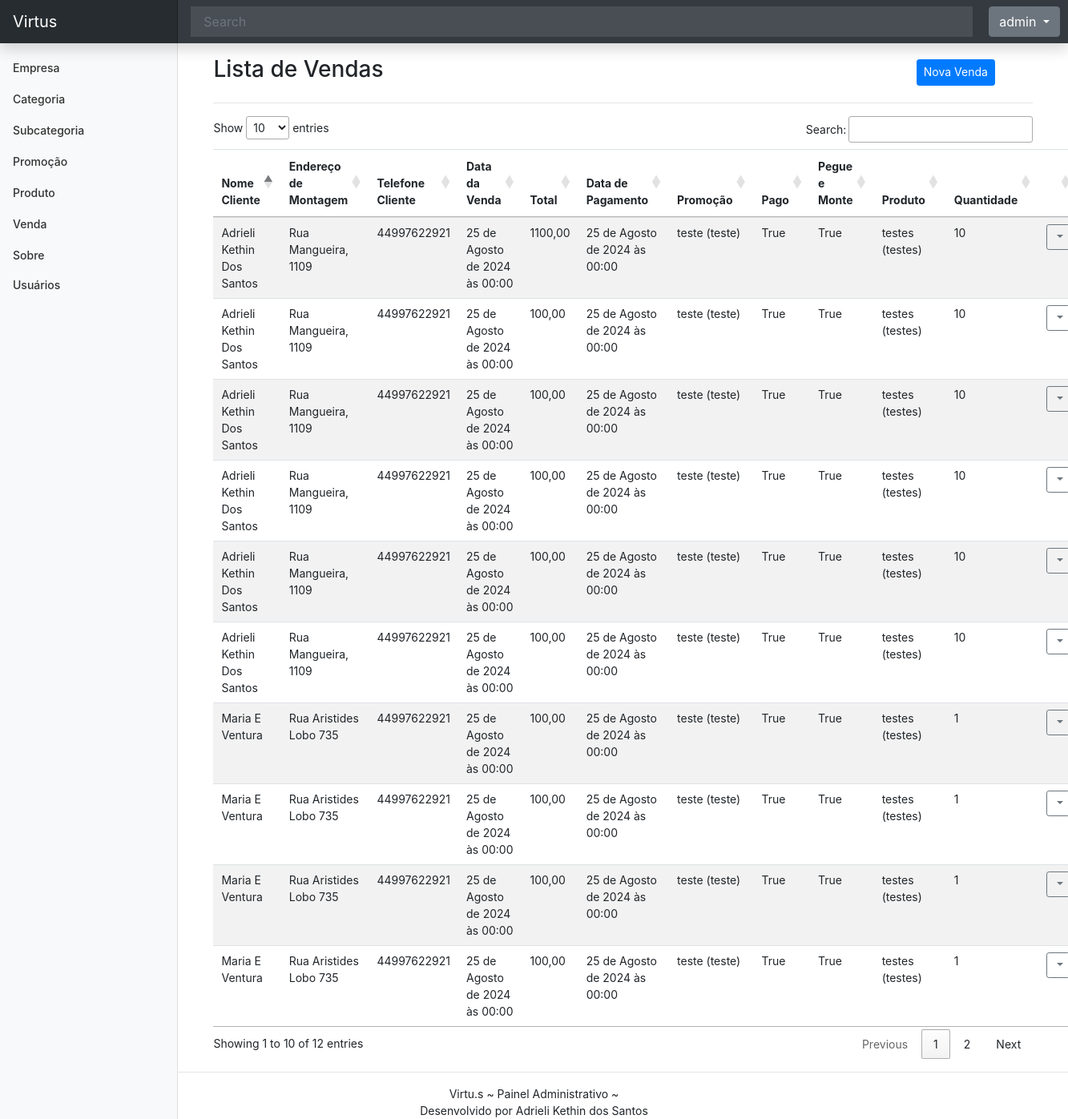
Screenshot of /listar/venda/ (signed in) with the database file from the repository.
### cadastros/models.py (models this page shows, shortened)
class Venda(models.Model):
    data_inclusao = models.DateTimeField(
        auto_now_add=True, verbose_name="data inclusão")
    data_alteracao = models.DateTimeField(
        auto_now=True, verbose_name="data alteração")
    data_exclusao = models.DateTimeField(
        verbose_name="data exclusão", null=True)
    ativo = models.BooleanField
    nome_cliente = models.CharField(max_length=50)
    endereco_montagem = models.CharField(
        max_length=200, verbose_name="endereço montagem")
    telefone_cliente = models.CharField(max_length=15)
    data_venda = models.DateTimeField()
    total = models.DecimalField(decimal_places=2, max_digits=11)
    data_pagamento = models.DateTimeField()
    promocao = models.ForeignKey(Promocao, on_delete=models.PROTECT)
    pago = models.BooleanField(default=False)
    pegue_monte = models.BooleanField(default=False)
    cadastrado_por = models.ForeignKey(
        User, on_delete=models.PROTECT, null=True, related_name='venda_cadastrada')
    alterado_por = models.ForeignKey(
        User, on_delete=models.PROTECT, null=True, related_name='venda_atualizada')
    produto = models.ForeignKey(Produto, on_delete=models.CASCADE)
    quantidade = models.PositiveIntegerField()

class Promocao(models.Model):
    data_inclusao = models.DateTimeField(
        auto_now_add=True, verbose_name="data inclusão")
    data_alteracao = models.DateTimeField(
        auto_now=True, verbose_name="data alteração")
    data_exclusao = models.DateTimeField(verbose_name="data exclusão", null=True)
    ativo = models.BooleanField
    titulo_promocao= models.CharField(max_length=50, verbose_name="titulo promoção")
    data_inicio= models.DateTimeField()
    data_fim = models.DateTimeField()
    descricao= models.CharField(max_length=200, verbose_name="descrição")
    valor= models.DecimalField(decimal_places=2, max_digits=11)
    cadastrado_por = models.ForeignKey(User, on_delete=models.PROTECT, null=True, related_name='promocao_cadastrada')
    alterado_por = models.ForeignKey(User, on_delete=models.PROTECT, null=True, related_name='promocao_atualizada')
    def __str__(self):
        return f"{self.titulo_promocao} ({self.descricao})"
    class Meta:
        verbose_name: "Promoção"

class Produto(models.Model):
    data_inclusao = models.DateTimeField(
        auto_now_add=True, verbose_name="data inclusão")
    data_alteracao = models.DateTimeField(
        auto_now=True, verbose_name="data alteração")
    data_exclusao = models.DateTimeField(
        auto_now=True, verbose_name="data exclusão")
    ativo = models.BooleanField
    nome_produto = models.CharField(max_length=50)
    descricao = models.CharField(max_length=200, verbose_name="descrição")
    preco = models.DecimalField(decimal_places=2, max_digits=11)
    subcategoria = models.ForeignKey(Subcategoria, on_delete=models.PROTECT)
    cadastrado_por = models.ForeignKey(User, on_delete=models.PROTECT, null=True, related_name='produto_cadastrado')
    alterado_por = models.ForeignKey(User, on_delete=models.PROTECT, null=True, related_name='produto_atualizado')
    quantidade_estoque = models.PositiveIntegerField(default=0)
    def __str__(self):
        return f"{self.nome_produto} ({self.descricao})"

### cadastros/views.py (the view)
# urls.py: path("listar/venda/", VendaList.as_view(),  name="listar-venda"),
class VendaList(ListView, LoginRequiredMixin):
    model = Venda
    template_name = "cadastros/list/venda.html"
    def get_queryset(self):
        return Venda.objects.select_related("promocao")

### cadastros/templates/cadastros/list/venda.html (shortened to what this page needs)
{% extends 'paginas/modelo.html' %}
{% load static %}
{% block conteudo %}
<div class="row justify-content-center align-items-center mt-3">
    <div class="col-md-10">
        <h3 class="">Lista de Vendas</h3>
    </div>
    <div class="col-md">
        <a href="{% url 'cadastrar-venda' %}" class="btn btn-primary btn-sm">
            Nova Venda
        </a>
    </div>
</div>
<hr>
<div class="table-responsive-lg">
    <table id="tabela-vendas" class="table table-striped">
        <thead>
            <tr>
                <th>Nome Cliente</th>
                <th>Endereço de Montagem</th>
                <th>Telefone Cliente</th>
                <th>Data da Venda</th>
                <th>Total</th>
                <th>Data de Pagamento</th>
                <th>Promoção</th>
                <th>Pago</th>
                <th>Pegue e Monte</th>
                <th>Produto</th>
                <th>Quantidade</th>
                <th></th>
            </tr>
        </thead>
        <tbody>
            {% for obj in object_list %}
            <tr class="">
                <td>{{ obj.nome_cliente }}</td>
                <td>{{ obj.endereco_montagem }}</td>
                <td>{{ obj.telefone_cliente }}</td>
                <td>{{ obj.data_venda }}</td>
                <td>{{ obj.total }}</td>
                <td>{{ obj.data_pagamento }}</td>
                <td>{{ obj.promocao }}</td>
                <td>{{ obj.pago }}</td>
                <td>{{ obj.pegue_monte }}</td>
                <td>{{ obj.produto }}</td>
                <td>{{ obj.quantidade }}</td>
                <td>
                    <div class="dropdown">
                        <a class="btn btn-sm btn-outline-secondary dropdown-toggle" href="#" role="button"
                            data-bs-toggle="dropdown" aria-expanded="false">
                        </a>
                    </div>
                </td>
            </tr>
            {% empty %}
            <tr>
                <th colspan="100%">Nenhum registro encontrado.</th>
            </tr>
            {% endfor %}
        </tbody>
    </table>
</div>
{% endblock %}

### paginas/templates/paginas/modelo.html (shortened to what this page needs)
{% load static %}
<!doctype html>
<html lang="pt-br">
<head>
    <link href="{% static 'css/bootstrap.min.css' %}" rel="stylesheet">
    <link href="{% static 'css/dashboard.css' %}" rel="stylesheet">
    <link href="{% static 'css/modelo.css' %}" rel="stylesheet">
</head>
<body>
    {% block menu %}
    <header class="navbar navbar-dark sticky-top bg-dark flex-md-nowrap p-0 shadow">
        <a class="navbar-brand col-md-3 col-lg-2 me-0 px-3 fs-6" href="/">Virtus</a>
        <input class="form-control form-control-dark rounded-0 border-0" type="text" placeholder="Search"
            aria-label="Search">
        <div class="navbar-nav custom-margin">
            {% if not request.user.is_authenticated %}
            <div class="nav-item text-nowrap">
                <a class="nav-link px-3" href="{% url 'login' %}">Login</a>
                {% else %}
                <div class="nav-item text-nowrap dropdown">
                    <button class="btn btn-secondary dropdown-toggle" type="button" data-bs-toggle="dropdown"
                        aria-expanded="false">
                        {{ request.user.username }}
                    </button>
                </div>
                {% endif %}
            </div>
    </header>
    <div class="container-fluid">
        <div class="row">
            {% if request.user.is_authenticated %}
            <nav id="sidebarMenu" class="col-12 col-sm-3 col-md-3 col-lg-2 d-md-block bg-light sidebar">
                <div class="position-sticky pt-3 sidebar-sticky">
                    <ul class="nav flex-column">
                        <li class="nav-item">
                            <a class="nav-link" aria-current="page" href="{% url 'listar-empresa' %}">
                                Empresa
                            </a>
                        </li>
                        <li class="nav-item">
                            <a class="nav-link" href="{% url 'listar-categoria' %}">
                                Categoria
                            </a>
                        </li>
                        <li class="nav-item">
                            <a class="nav-link" href="{% url 'listar-subcategoria' %}">
                                Subcategoria
                            </a>
                        </li>
                        <li class="nav-item">
                            <a class="nav-link" href="{% url 'listar-promocao' %}">
                                Promoção
                            </a>
                        </li>
                        <li class="nav-item">
                            <a class="nav-link" href="{% url 'listar-produto' %}">
                                Produto
                            </a>
                        </li>
                        <li class="nav-item">
                            <a class="nav-link" href="{% url 'listar-venda' %}">
                                Venda
                            </a>
                        </li>
                        <li class="nav-item">
                            <a class="nav-link" href="{% url 'sobre' %}">
                                Sobre
                            </a>
                        </li>
                        <li class="nav-item">
                            <a class="nav-link" href="{% url 'listar-usuarios' %}">Usuários</a>
                        </li>
                    </ul>
                </div>
            </nav>
            {% endif %}
            {% endblock %}
            <main class="col-12 px-4">
                {% if request.user.is_authenticated %}
                <div class="col-12 col-sm-9 col-md-9 col-lg-10 px-4" style="position: relative; left: 17%;">
                    {% block conteudo %}{% endblock %}
                </div>
                {% endif %}
            </main>
        </div>
    </div>
    <footer style="min-height: 50px; text-align: center;">
        {% block rodape %}
        <hr>
        <span style="display: block;">Virtu.s ~ Painel Administrativo ~</span>
        <span style="display: block;"> Desenvolvido por Adrieli Kethin dos Santos </span>
        {% endblock %}
    </footer>
    {% block scripts %}
<link rel="stylesheet" href="https://code.jquery.com/ui/1.12.1/themes/base/jquery-ui.css">
<link rel="stylesheet" href="https://cdn.datatables.net/1.13.4/css/jquery.dataTables.min.css">
    {% endblock %}
</body>
</html>

### static/css/dashboard.css (style rules this page uses)
body { font-size: .875rem; }
.sidebar { position: fixed; top: 0; bottom: 0; left: 0; z-index: 100; padding: 48px 0 0; box-shadow: inset -1px 0 0 rgba(0, 0, 0, .1); }
.sidebar-sticky { height: calc(100vh - 48px); overflow-x: hidden; overflow-y: auto; }
.sidebar .nav-link { font-weight: 500; color: #333; }
.navbar-brand { padding-top: .75rem; padding-bottom: .75rem; background-color: rgba(0, 0, 0, .25); box-shadow: inset -1px 0 0 rgba(0, 0, 0, .25); }
.navbar .form-control { padding: .75rem 1rem; }
.form-control-dark { color: #fff; background-color: rgba(255, 255, 255, .1); border-color: rgba(255, 255, 255, .1); }

### static/css/modelo.css (style rules this page uses)
.custom-margin { margin-left: 20px; margin-right: 10px; }

### rows the page displays
Venda: nome_cliente "Maria E Ventura", endereco_montagem "Rua Aristides Lobo 735", telefone_cliente "44997622921", data_venda "25 de Agosto de 2024 às 00:00", total "100,00", data_pagamento "25 de Agosto de 2024 às 00:00", promocao "teste (teste)", pago "True", pegue_monte "True", produto "testes (testes)", quantidade "1"
Venda: nome_cliente "Maria E Ventura", endereco_montagem "Rua Aristides Lobo 735", telefone_cliente "44997622921", data_venda "25 de Agosto de 2024 às 00:00", total "100,00", data_pagamento "25 de Agosto de 2024 às 00:00", promocao "teste (teste)", pago "True", pegue_monte "True", produto "testes (testes)", quantidade "1"
Venda: nome_cliente "Maria E Ventura", endereco_montagem "Rua Aristides Lobo 735", telefone_cliente "44997622921", data_venda "25 de Agosto de 2024 às 00:00", total "100,00", data_pagamento "25 de Agosto de 2024 às 00:00", promocao "teste (teste)", pago "True", pegue_monte "True", produto "testes (testes)", quantidade "1"
Venda: nome_cliente "Maria E Ventura", endereco_montagem "Rua Aristides Lobo 735", telefone_cliente "44997622921", data_venda "25 de Agosto de 2024 às 00:00", total "100,00", data_pagamento "25 de Agosto de 2024 às 00:00", promocao "teste (teste)", pago "True", pegue_monte "True", produto "testes (testes)", quantidade "1"
Venda: nome_cliente "Adrieli Kethin Dos Santos", endereco_montagem "Rua Mangueira, 1109", telefone_cliente "44997622921", data_venda "25 de Agosto de 2024 às 00:00", total "1100,00", data_pagamento "25 de Agosto de 2024 às 00:00", promocao "teste (teste)", pago "True", pegue_monte "True", produto "testes (testes)", quantidade "10"
Venda: nome_cliente "Adrieli Kethin Dos Santos", endereco_montagem "Rua Mangueira, 1109", telefone_cliente "44997622921", data_venda "25 de Agosto de 2024 às 00:00", total "100,00", data_pagamento "25 de Agosto de 2024 às 00:00", promocao "teste (teste)", pago "True", pegue_monte "True", produto "testes (testes)", quantidade "10"
Venda: nome_cliente "Adrieli Kethin Dos Santos", endereco_montagem "Rua Mangueira, 1109", telefone_cliente "44997622921", data_venda "25 de Agosto de 2024 às 00:00", total "100,00", data_pagamento "25 de Agosto de 2024 às 00:00", promocao "teste (teste)", pago "True", pegue_monte "True", produto "testes (testes)", quantidade "10"
Venda: nome_cliente "Adrieli Kethin Dos Santos", endereco_montagem "Rua Mangueira, 1109", telefone_cliente "44997622921", data_venda "25 de Agosto de 2024 às 00:00", total "100,00", data_pagamento "25 de Agosto de 2024 às 00:00", promocao "teste (teste)", pago "True", pegue_monte "True", produto "testes (testes)", quantidade "10"
Venda: nome_cliente "Adrieli Kethin Dos Santos", endereco_montagem "Rua Mangueira, 1109", telefone_cliente "44997622921", data_venda "25 de Agosto de 2024 às 00:00", total "100,00", data_pagamento "25 de Agosto de 2024 às 00:00", promocao "teste (teste)", pago "True", pegue_monte "True", produto "testes (testes)", quantidade "10"
Venda: nome_cliente "Adrieli Kethin Dos Santos", endereco_montagem "Rua Mangueira, 1109", telefone_cliente "44997622921", data_venda "25 de Agosto de 2024 às 00:00", total "100,00", data_pagamento "25 de Agosto de 2024 às 00:00", promocao "teste (teste)", pago "True", pegue_monte "True", produto "testes (testes)", quantidade "10"

### other values shown
{{ request.user.username }} "admin"
